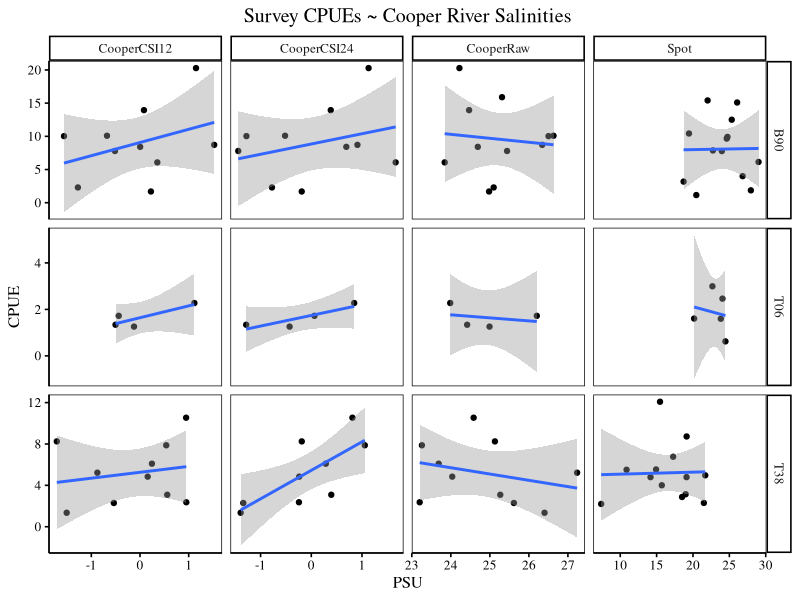
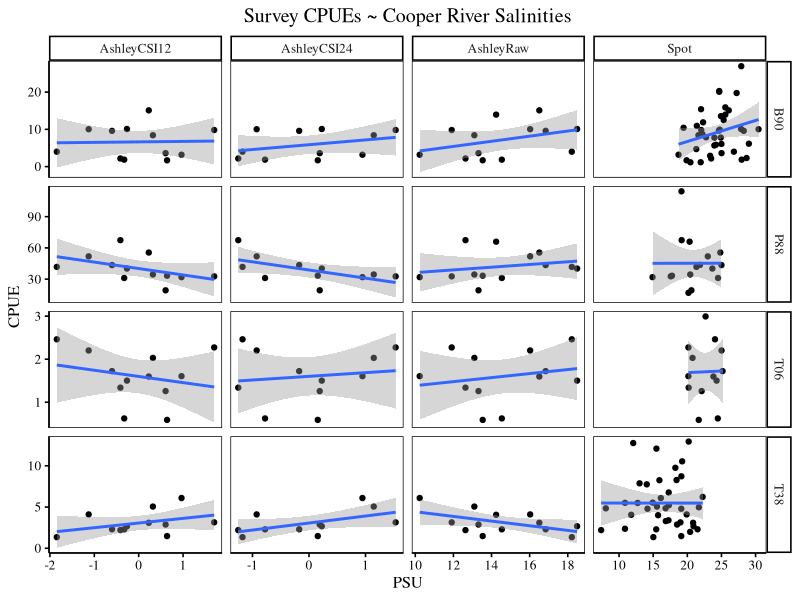
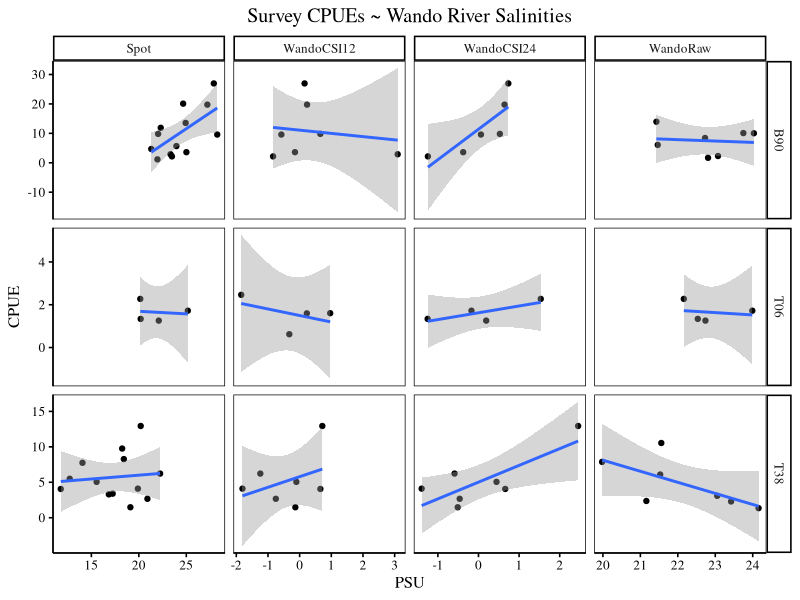
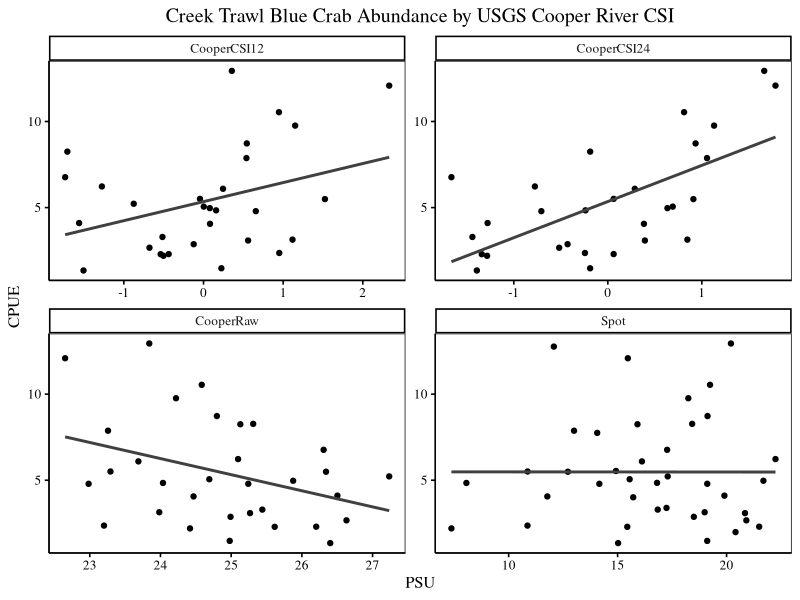
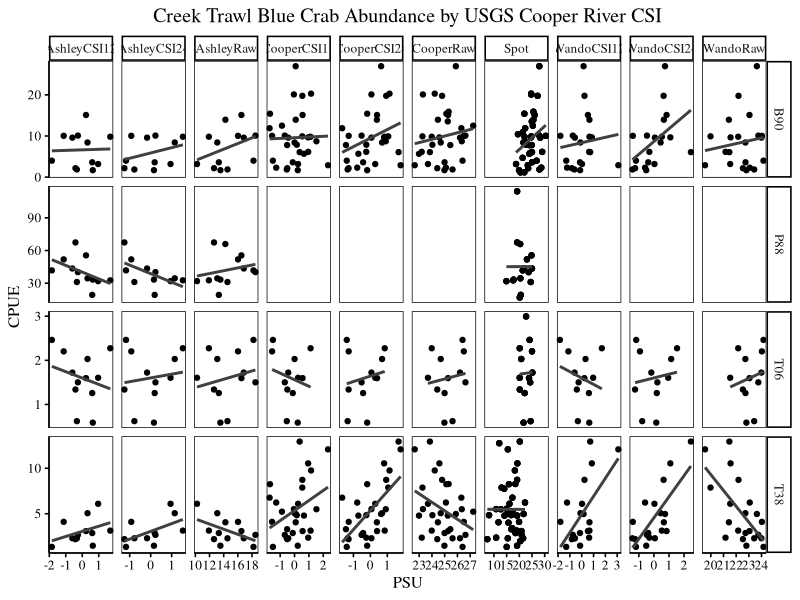
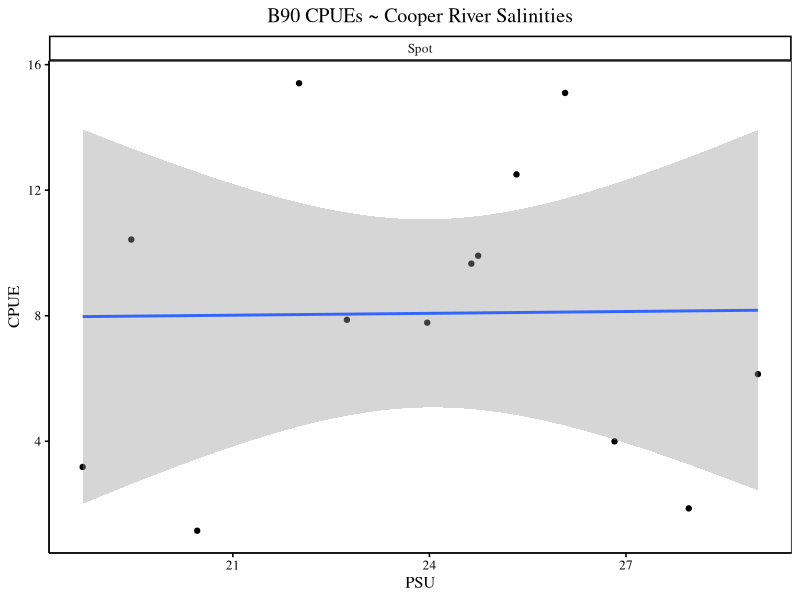
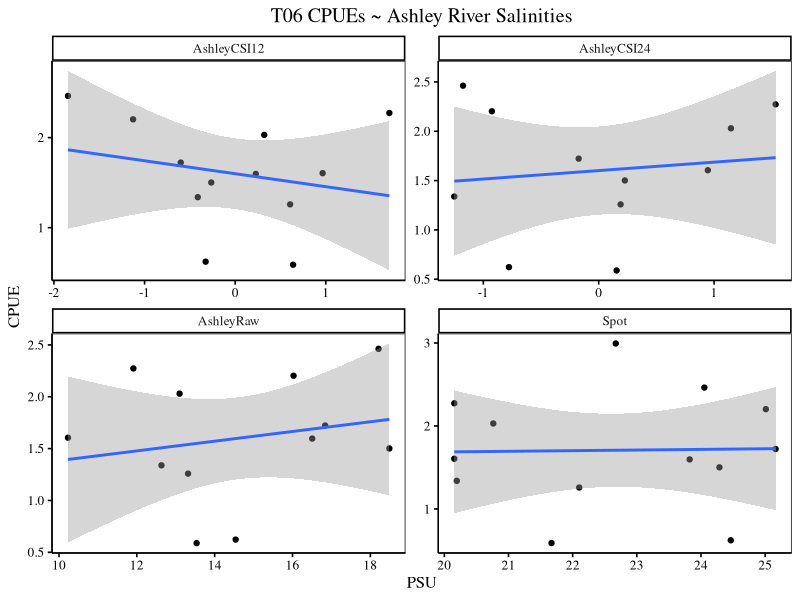

Write the R code that produced these figures, in order.
## ---- chunk 1
knitr::opts_chunk$set(echo = TRUE)
library(ggplot2)
library(lubridate)
library(tidyr)
library(dplyr)
library(Hmisc)
library(nlme)
library(cowplot)
library(gridExtra)
library(knitr)
library(readxl)
library(rmarkdown)

theme_set(theme_classic(base_size = 12)+
           theme(panel.grid.major = element_blank(), 
                 panel.grid.minor = element_blank(),
                 panel.background = element_rect(colour = "black", size=0.5))+
           theme(text=element_text(size=12,  family="serif", colour = "black"))+
          theme(axis.text = element_text(colour = "black"))+
          theme(axis.ticks = element_line(colour = "black"))
          )
update_geom_defaults("point",   list(colour = "black"))
update_geom_defaults("line",   list(colour = "black"))
theme_update(plot.title = element_text(hjust = 0.5))
## ---- chunk 2
crab = read.csv("dataGather2.csv")
## ---- chunk 3

cooper <- ggplot(aes(PSU, CPUE), data = subset(crab, 
                                               Watershed == "Cooper" &
                                               Lifestage == "Total" &
                                               ProjID == c("B90", "T38", "T06"))) +
  ggtitle("Survey CPUEs ~ Cooper River Salinities") +
  geom_point() +
  geom_smooth(method="lm") +
  facet_grid(ProjID ~ Salinity, scales = "free")

cooper
## ---- chunk 4

Ashley <- ggplot(aes(PSU, CPUE), data = subset(crab, 
                                               Watershed == "Ashley" &
                                               Lifestage == "Total")) +
  ggtitle("Survey CPUEs ~ Cooper River Salinities") +
  geom_point() +
  geom_smooth(method="lm") +
  facet_grid(ProjID ~ Salinity, scales = "free")

Ashley
## ---- chunk 5

Wando <- ggplot(aes(PSU, CPUE), data = subset(crab, 
                                               Watershed == "Wando" &
                                               Lifestage == "Total" &
                                               ProjID == c("B90", "T38", "T06"))) +
  ggtitle("Survey CPUEs ~ Wando River Salinities") +
  geom_point() +
  geom_smooth(method="lm") +
  facet_grid(ProjID ~ Salinity, scales = "free")

Wando
## ---- chunk 6

CooperT38plot <- ggplot(aes(PSU, CPUE), data = subset(crab, 
                                               Watershed == "Cooper" &
                                               Lifestage == "Total" &
                                               ProjID == "T38")) +
  ggtitle("Creek Trawl Blue Crab Abundance by USGS Cooper River CSI") +
  geom_point() +
  geom_smooth(method="lm", se=FALSE, color="gray25") +
  facet_wrap(~Salinity, scales = "free")
CooperT38plot

## ---- chunk 7

CooperT38plot <- ggplot(aes(PSU, CPUE), data = subset(crab, Lifestage == "Total")) +
  ggtitle("Creek Trawl Blue Crab Abundance by USGS Cooper River CSI") +
  geom_point() +
  geom_smooth(method="lm", se=FALSE, color="gray25") +
  facet_grid(ProjID~Salinity, scales = "free")
CooperT38plot

## ---- chunk 8

CooperB90 <- ggplot(aes(PSU, CPUE), data = subset(crab, 
                                               Watershed == "Cooper" &
                                               Lifestage == "Total" &
                                               ProjID == "B90" &
                                               Salinity == c("Spot", "CSI_Raw", "CSI_24"))) +
  ggtitle("B90 CPUEs ~ Cooper River Salinities") +
  geom_point() +
  geom_smooth(method="lm") +
  facet_wrap(~Salinity, scales = "free")

CooperB90
## ---- chunk 9

AshleyT06 <- ggplot(aes(PSU, CPUE), data = subset(crab, 
                                               Watershed == "Ashley" &
                                               Lifestage == "Total" &
                                               ProjID == "T06")) +
  ggtitle("T06 CPUEs ~ Ashley River Salinities") +
  geom_point() +
  geom_smooth(method="lm") +
  facet_wrap(~Salinity, scales = "free")

AshleyT06
